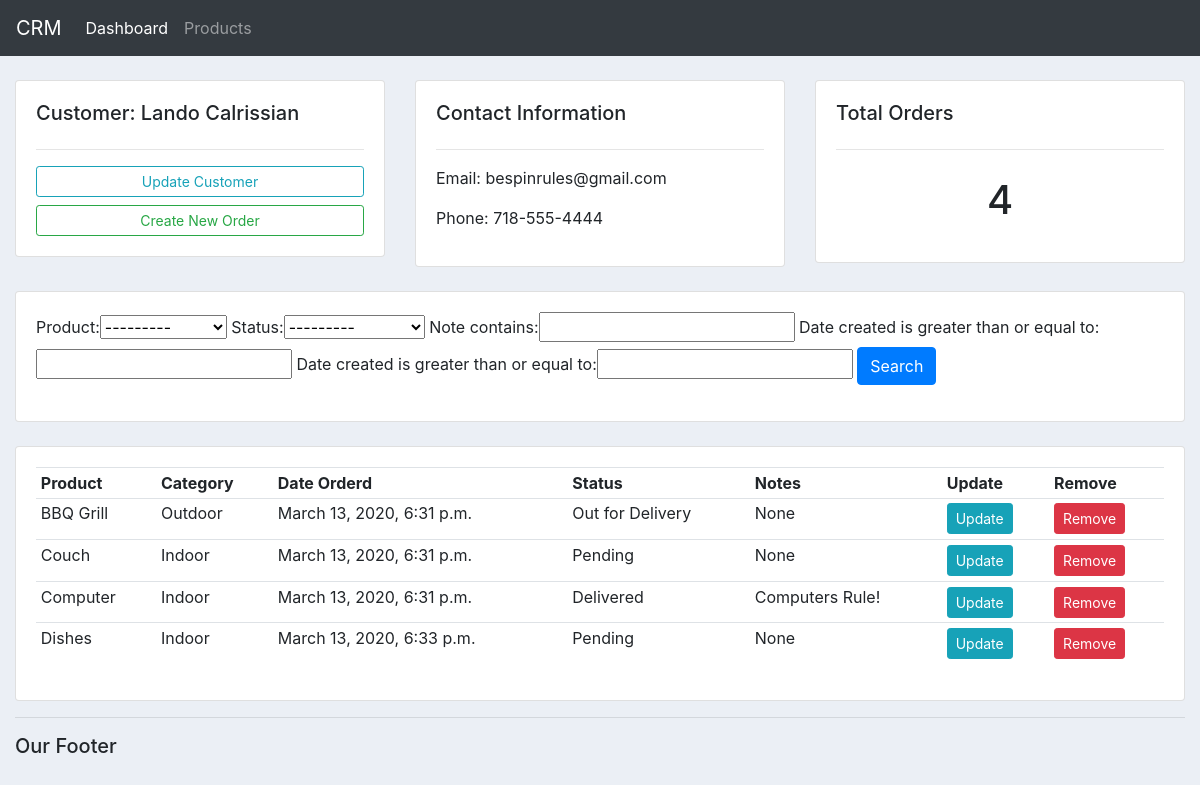
/customer/4/, run on the app's committed database.
### accounts/models.py (models this page shows, shortened)
class Customer(models.Model):
    name = models.CharField(max_length=200, null=True)
    phone = models.CharField(max_length=200, null=True)
    email = models.CharField(max_length=200, null=True)
    date_created = models.DateTimeField(auto_now=True)

class Order(models.Model):
    STATUS = (
             ('Pending', 'Pending'),
             ('Out for Delivery', 'Out for Delivery'),
             ('Delivered', 'Delivered'),
             )
    customer = models.ForeignKey(Customer, null=True, on_delete = models.SET_NULL)
    product  = models.ForeignKey(Product, null=True, on_delete = models.SET_NULL )
    date_created = models.DateTimeField(auto_now_add=True, null=True)
    status = models.CharField(max_length=200, null=True, choices=STATUS)
    note = models.CharField(max_length=200, null=True, blank=True)

class Product(models.Model):
    CATEGORY = (
                ('Indoor', 'Indoor'),
                ('Outdoor', 'Outdoor'),
                )
    name = models.CharField(max_length=200, null=True)
    price = models.FloatField(null=True)
    category = models.CharField(max_length=200, null=True, choices=CATEGORY)
    description = models.CharField(max_length=200, null=True, blank=True)
    date_created = models.DateTimeField(auto_now=True)
    tags = models.ManyToManyField(Tag)
    def __str__(self):
        return self.name

### accounts/views.py (the view)
# urls.py: path('customer/<str:pk>/', views.customer, name='customer'),
def customer(request, pk):
    customer = Customer.objects.get(id=pk)
    orders = customer.order_set.all()
    order_count = orders.count()
    myFilter = OrderFilter(request.GET, queryset=orders)
    orders = myFilter.qs
    context = {'customer': customer, 'orders': orders, 'order_count': order_count,
        'myFilter': myFilter}
    return render(request, 'accounts/customer.html', context)

### accounts/templates/accounts/customer.html
{% extends 'accounts/main.html' %}
{% block content %}
	<br>
<div class="row">
	<div class="col-md">
		<div class="card card-body">
			<h5>Customer: {{customer.name}}</h5>
			<hr>
			<a class="btn btn-outline-info  btn-sm btn-block" href="">Update Customer</a>
			<a class="btn btn-outline-success  btn-sm btn-block" href="{% url 'create_order' customer.id %}">Create New Order</a>
		</div>
	</div>
	<div class="col-md">
		<div class="card card-body">
			<h5>Contact Information</h5>
			<hr>
			<p>Email: {{customer.email}}</p>
			<p>Phone: {{customer.phone}}</p>
		</div>
	</div>
	<div class="col-md">
		<div class="card card-body">
			<h5>Total Orders</h5>
			<hr>
			<h1 style="text-align: center;padding: 10px">{{ order_count }}</h1>
		</div>
	</div>
</div>
<br>
<div class="row">
	<div class="col">
		<div class="card card-body">
			<form method="get">
				{{myFilter.form}}
		    <button class="btn btn-primary" type="submit">Search</button>
		  </form>
		</div>
	</div>
</div>
<br>
<div class="row">
	<div class="col-md">
		<div class="card card-body">
			<table class="table table-sm">
				<tr>
					<th>Product</th>
					<th>Category</th>
					<th>Date Orderd</th>
					<th>Status</th>
					<th>Notes</th>
					<th>Update</th>
					<th>Remove</th>
				</tr>
				{% for order in orders %}
				<tr>
					<td>{{ order.product }}</td>
					<td>{{ order.product.category }}</td>
					<td>{{ order.date_created }}</td>
					<td>{{ order.status }}</td>
					<td>{{ order.note }}</td>
					<td><a class='btn btn-sm btn-info' href="{% url 'update_order' order.id %}">Update</a></td>
                    <td><a class='btn btn-sm btn-danger'href="{% url 'delete_order' order.id %}">Remove</a></td>
				</tr>
				{% endfor %}
			</table>
		</div>
</div>
{% endblock content %}

### static/css/main.css (style rules this page uses)
body { background-color: #ebeff5; }

### data on the page
Customer: name "Lando Calrissian", email "bespinrules@gmail.com", phone "718-555-4444"
Order: product "BBQ Grill", product.category "Outdoor", date_created "March 13, 2020, 6:31 p.m.", status "Out for Delivery", note "None"
Order: product "Couch", product.category "Indoor", date_created "March 13, 2020, 6:31 p.m.", status "Pending", note "None"
Order: product "Computer", product.category "Indoor", date_created "March 13, 2020, 6:31 p.m.", status "Delivered", note "Computers Rule!"
Order: product "Dishes", product.category "Indoor", date_created "March 13, 2020, 6:33 p.m.", status "Pending", note "None"

### other printed values
{{ order_count }} "4"
